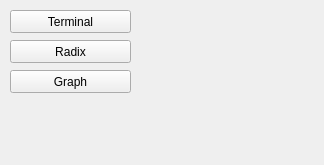
<?xml version="1.0" encoding="UTF-8"?>
<ui version="4.0">
 <class>win_plot</class>
 <widget class="QMainWindow" name="win_plot">
  <property name="geometry">
   <rect>
    <x>0</x>
    <y>0</y>
    <width>324</width>
    <height>165</height>
   </rect>
  </property>
  <property name="windowTitle">
   <string>MainWindow</string>
  </property>
  <widget class="QWidget" name="Menu">
   <widget class="QPushButton" name="btnTerm">
    <property name="geometry">
     <rect>
      <x>10</x>
      <y>10</y>
      <width>121</width>
      <height>23</height>
     </rect>
    </property>
    <property name="text">
     <string>Terminal</string>
    </property>
   </widget>
   <widget class="QPushButton" name="btnRadi">
    <property name="geometry">
     <rect>
      <x>10</x>
      <y>40</y>
      <width>121</width>
      <height>23</height>
     </rect>
    </property>
    <property name="text">
     <string>Radix</string>
    </property>
   </widget>
   <widget class="QPushButton" name="btnGrap">
    <property name="geometry">
     <rect>
      <x>10</x>
      <y>70</y>
      <width>121</width>
      <height>23</height>
     </rect>
    </property>
    <property name="text">
     <string>Graph</string>
    </property>
   </widget>
  </widget>
 </widget>
 <resources/>
 <connections/>
</ui>
